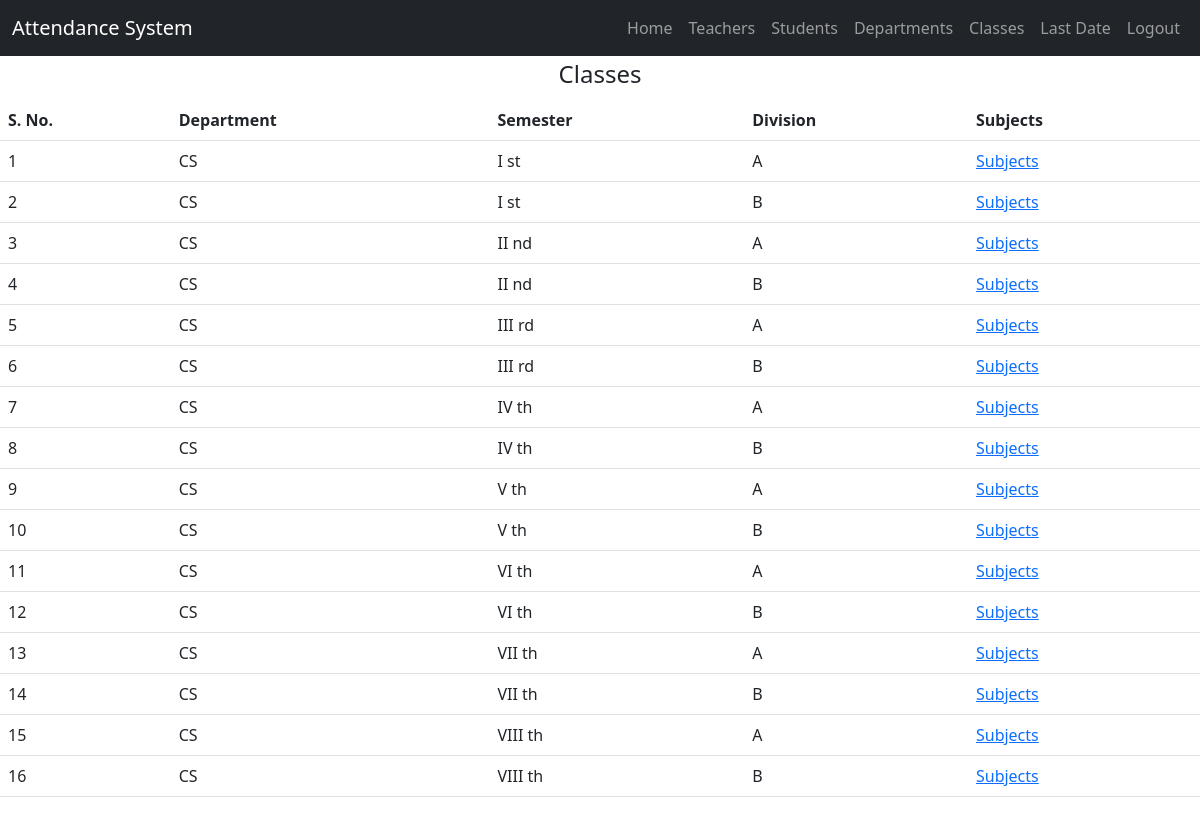
The page /adminclasses (signed in) on the database its author committed.
### tables this page shows
CREATE TABLE departments(id INTEGER PRIMARY KEY AUTOINCREMENT,name varchar(100),years integer);

CREATE TABLE semesters(id INTEGER PRIMARY KEY AUTOINCREMENT, departmentid INTEGER FORIEGN KEY REFERENCES departments(id),name varchar(100));

### attendance.py (the view)
@app.route("/adminclasses")
def adminclasses():
    if not "adminid" in session:
        return redirect("/adminlogin")
    conn = sqlite3.connect("attendancesystem.db")
    departmentids = conn.execute(f"SELECT DISTINCT(departmentid) FROM classes").fetchall()
    departmentnames = {}
    for i in departmentids:
        departmentnames[i[0]] = conn.execute(f"SELECT * FROM departments WHERE id={i[0]}").fetchone()[1]
    semesterids = conn.execute(f"SELECT DISTINCT(semesterid) FROM classes").fetchall()
    semesternames = {}
    for i in semesterids:
        semesternames[i[0]] = conn.execute(f"SELECT * FROM semesters WHERE id={i[0]}").fetchone()[2]
    divisionids = conn.execute(f"SELECT DISTINCT(divisionid) FROM classes").fetchall()
    divisionnames = {}
    for i in divisionids:
        divisionnames[i[0]] = conn.execute(f"SELECT * FROM divisions WHERE id={i[0]}").fetchone()[2]
    classes = conn.execute(f"SELECT * FROM classes").fetchall()
    result = []
    for i in classes:
        result.append((i[0],departmentnames[i[1]],semesternames[i[2]],divisionnames[i[3]]))
    conn.close()
    return render_template("adminclasses.html",classes=result)

### templates/adminclasses.html (shortened to what this page needs)
{% extends "admintemplate.html" %}
{% block body %}
<table class="table">
    <legend class="text-center">Classes</legend>
    <tr>
        <th>S. No.</th>
        <th>Department</th>
        <th>Semester</th>
        <th>Division</th>
        <th>Subjects</th>
    </tr>
    {% for class in classes %}
    <tr>
        <td>{{loop.index}}</td>
        <td>{{class[1]}}</td>
        <td>{{class[2]}}</td>
        <td>{{class[3]}}</td>
        <td><a href="/adminsubjects?id={{class[0]}}">Subjects</a></td>
    </tr>
    {% endfor %}
</table>
{% endblock %}

### templates/admintemplate.html (shortened to what this page needs)
<!DOCTYPE html>
<html lang="en">
<head>
    <link rel="stylesheet" href="/static/css/bootstrap.min.css">
</head>
<body>
    <nav class="navbar navbar-expand-lg navbar-dark bg-dark">
        <div class="container-fluid">
            <a class="navbar-brand" href="#">Attendance System</a>
            <div class="collapse navbar-collapse" id="navbarSupportedContent">
                <ul class="navbar-nav ms-auto mb-2 mb-lg-0">
                    <li class="nav-item">
                        <a class="nav-link" href="/">Home</a>
                    </li>
                    <li class="nav-item">
                        <a class="nav-link" href="/adminteachers">Teachers</a>
                    </li>
                    <li class="nav-item">
                        <a class="nav-link" href="/adminstudents">Students</a>
                    </li>
                    <li class="nav-item">
                        <a class="nav-link" href="/admindepartments">Departments</a>
                    </li>
                    <li class="nav-item">
                        <a class="nav-link" href="/adminclasses">Classes</a>
                    </li>
                    <li class="nav-item">
                        <a class="nav-link" href="/adminlastdate">Last Date</a>
                    </li>
                    <li class="nav-item">
                        <a class="nav-link" href="/adminlogout">Logout</a>
                    </li>
                </ul>
            </div>
        </div>
    </nav>
    {% block body %}{% endblock %}
</body>
</html>

### rows shown on the page
departments: name "CS" "CS" "CS" "CS" "CS" "CS" "CS" "CS" "CS" "CS" "CS" "CS" "CS" "CS" "CS" "CS"
semesters: name "I st" "I st"
semesters: name "II nd" "II nd"
semesters: name "III rd" "III rd"
semesters: name "IV th" "IV th"
semesters: name "V th" "V th"
semesters: name "VI th" "VI th"
semesters: name "VII th" "VII th"
semesters: name "VIII th" "VIII th"

### other values the page prints
{{ class[3] }} "A" "B" "A" "B" "A" "B" "A" "B" "A" "B" "A" "B" "A" "B" "A" "B"
